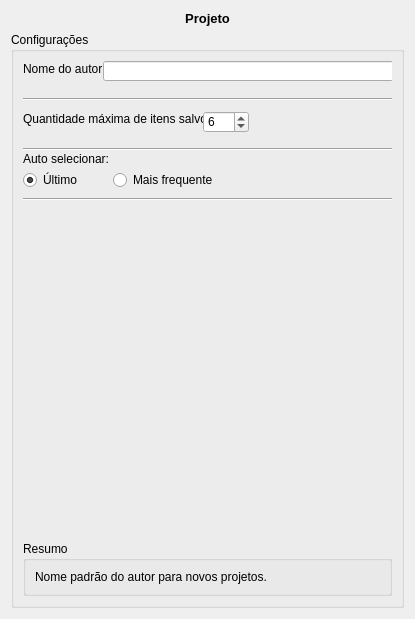
<?xml version="1.0" encoding="UTF-8"?>
<ui version="4.0">
 <class>ProjectFrameForm</class>
 <widget class="QWidget" name="ProjectFrameForm">
  <property name="geometry">
   <rect>
    <x>0</x>
    <y>0</y>
    <width>415</width>
    <height>619</height>
   </rect>
  </property>
  <property name="sizePolicy">
   <sizepolicy hsizetype="Ignored" vsizetype="Ignored">
    <horstretch>0</horstretch>
    <verstretch>0</verstretch>
   </sizepolicy>
  </property>
  <property name="maximumSize">
   <size>
    <width>8777215</width>
    <height>16777215</height>
   </size>
  </property>
  <property name="windowTitle">
   <string>Form</string>
  </property>
  <layout class="QGridLayout" name="gridLayout_5">
   <item row="0" column="0">
    <layout class="QGridLayout" name="gridLayout_4">
     <item row="1" column="0">
      <widget class="QGroupBox" name="groupBox">
       <property name="sizePolicy">
        <sizepolicy hsizetype="Expanding" vsizetype="Expanding">
         <horstretch>0</horstretch>
         <verstretch>0</verstretch>
        </sizepolicy>
       </property>
       <property name="title">
        <string>Configurações</string>
       </property>
       <layout class="QGridLayout" name="gridLayout_3">
        <item row="1" column="0">
         <widget class="QGroupBox" name="groupBox_2">
          <property name="sizePolicy">
           <sizepolicy hsizetype="Expanding" vsizetype="Fixed">
            <horstretch>0</horstretch>
            <verstretch>0</verstretch>
           </sizepolicy>
          </property>
          <property name="title">
           <string>Resumo</string>
          </property>
          <layout class="QGridLayout" name="gridLayout_2">
           <item row="0" column="0">
            <widget class="QLabel" name="label">
             <property name="text">
              <string>Nome padrão do autor para novos projetos.</string>
             </property>
            </widget>
           </item>
          </layout>
         </widget>
        </item>
        <item row="0" column="0">
         <widget class="QWidget" name="widget" native="true">
          <widget class="QLabel" name="label_3">
           <property name="geometry">
            <rect>
             <x>0</x>
             <y>50</y>
             <width>181</width>
             <height>16</height>
            </rect>
           </property>
           <property name="text">
            <string>Quantidade máxima de itens salvos:</string>
           </property>
          </widget>
          <widget class="QSpinBox" name="spinBox">
           <property name="geometry">
            <rect>
             <x>180</x>
             <y>50</y>
             <width>46</width>
             <height>22</height>
            </rect>
           </property>
           <property name="value">
            <number>6</number>
           </property>
          </widget>
          <widget class="QLabel" name="label_4">
           <property name="geometry">
            <rect>
             <x>0</x>
             <y>90</y>
             <width>131</width>
             <height>16</height>
            </rect>
           </property>
           <property name="text">
            <string>Auto selecionar:</string>
           </property>
          </widget>
          <widget class="QRadioButton" name="radioButton">
           <property name="geometry">
            <rect>
             <x>0</x>
             <y>110</y>
             <width>82</width>
             <height>18</height>
            </rect>
           </property>
           <property name="text">
            <string>Último</string>
           </property>
           <property name="checked">
            <bool>true</bool>
           </property>
          </widget>
          <widget class="QRadioButton" name="radioButton_2">
           <property name="geometry">
            <rect>
             <x>90</x>
             <y>110</y>
             <width>131</width>
             <height>18</height>
            </rect>
           </property>
           <property name="text">
            <string>Mais frequente</string>
           </property>
          </widget>
          <widget class="Line" name="line">
           <property name="geometry">
            <rect>
             <x>0</x>
             <y>30</y>
             <width>371</width>
             <height>16</height>
            </rect>
           </property>
           <property name="orientation">
            <enum>Qt::Horizontal</enum>
           </property>
          </widget>
          <widget class="Line" name="line_2">
           <property name="geometry">
            <rect>
             <x>0</x>
             <y>80</y>
             <width>371</width>
             <height>16</height>
            </rect>
           </property>
           <property name="orientation">
            <enum>Qt::Horizontal</enum>
           </property>
          </widget>
          <widget class="Line" name="line_3">
           <property name="geometry">
            <rect>
             <x>0</x>
             <y>130</y>
             <width>371</width>
             <height>16</height>
            </rect>
           </property>
           <property name="orientation">
            <enum>Qt::Horizontal</enum>
           </property>
          </widget>
          <widget class="QLabel" name="label_5">
           <property name="geometry">
            <rect>
             <x>0</x>
             <y>0</y>
             <width>81</width>
             <height>16</height>
            </rect>
           </property>
           <property name="text">
            <string>Nome do autor:</string>
           </property>
          </widget>
          <widget class="QLineEdit" name="lineEdit">
           <property name="geometry">
            <rect>
             <x>80</x>
             <y>0</y>
             <width>291</width>
             <height>20</height>
            </rect>
           </property>
          </widget>
         </widget>
        </item>
       </layout>
      </widget>
     </item>
     <item row="0" column="0">
      <widget class="QLabel" name="titleLabel">
       <property name="font">
        <font>
         <pointsize>10</pointsize>
         <weight>75</weight>
         <bold>true</bold>
        </font>
       </property>
       <property name="text">
        <string>Projeto</string>
       </property>
       <property name="alignment">
        <set>Qt::AlignCenter</set>
       </property>
      </widget>
     </item>
    </layout>
   </item>
   <item row="1" column="0">
    <layout class="QGridLayout" name="gridLayout"/>
   </item>
  </layout>
 </widget>
 <resources/>
 <connections/>
</ui>
